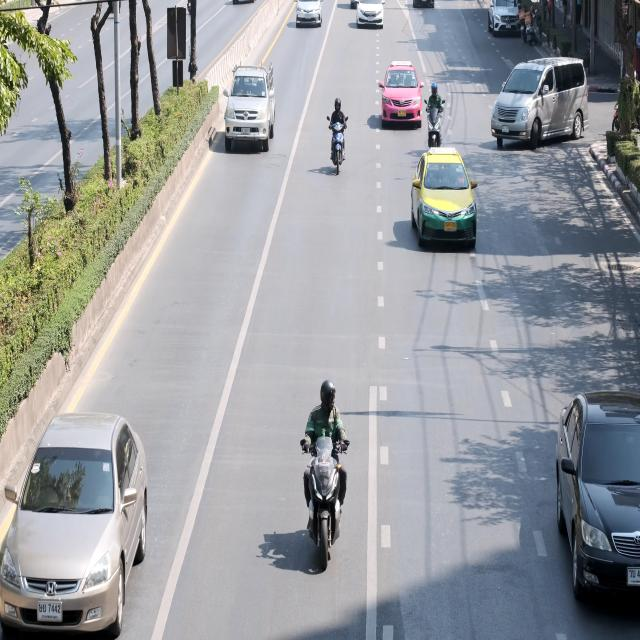
#> input picture y02_halftone_rgb_project/input.jpg, 640 x 640 px
$ python halftone_rgb.py
#> lines starting #> are read from the running program, lines starting #| are printed output that depends on the picture
import cv2
import numpy as np
import matplotlib.pyplot as plt
from PIL import Image

def halftone_channel(img, block_size, type):
    if(type == 1):
        return floyd_steinberg_dither_gray(img)
    if(type == 2):
        return bayer_dither_gray(img, block_size)
    return halftone_gray(img, block_size)

def halftone_gray(img, block_size=8):
    h, w = img.shape
    output = np.zeros((h, w), dtype=np.uint8)
    for y in range(0, h, block_size):
        for x in range(0, w, block_size):
            block = img[y:y+block_size, x:x+block_size]
            mean_intensity = np.mean(block)
            radius = int((1 - mean_intensity / 255) * (block_size / 2))
            center = (x + block_size // 2, y + block_size // 2)
            cv2.circle(output, center, radius, 255, -1)
    return output

def halftone_rgb(image_path, block_size, type):
#> called with image_path = 'input.jpg', block_size = 8, type = 0
    img = cv2.imread(image_path)
#> img is the input picture: shape (640, 640, 3); mean B, G, R 158.2, 155, 152.3
    img = cv2.cvtColor(img, cv2.COLOR_BGR2RGB)
    r, g, b = cv2.split(img)
    r_h = halftone_channel(r, block_size, type)
#> after the loop in halftone_gray, `for y in range(0, h, block_size):`:
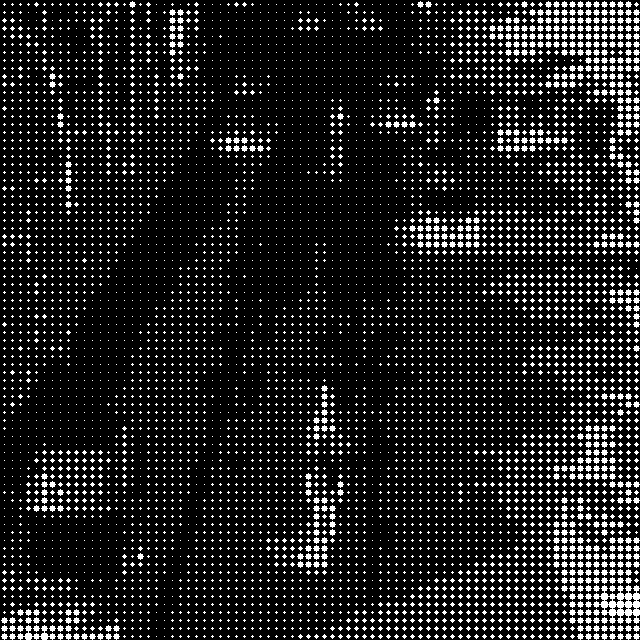
#> output: shape (640, 640); 12.2% white in thin lines or dots
    g_h = halftone_channel(g, block_size, type)
#> after the loop in halftone_gray (call 2), `for y in range(0, h, block_size):`: output: shape (640, 640); 11.5% white in thin lines or dots
    b_h = halftone_channel(b, block_size, type)
#> after the loop in halftone_gray (call 3), `for y in range(0, h, block_size):`: output: shape (640, 640); 10.6% white in thin lines or dots
    halftoned = cv2.merge([r_h, g_h, b_h])
    return img, halftoned

def floyd_steinberg_dither_gray(img):
    img = img.astype(np.float32)
    for y in range(img.shape[0]-1):
        for x in range(1, img.shape[1]-1):
            old = img[y, x]
            new = 0 if old < 128 else 255
            img[y, x] = new
            error = old - new
            img[y, x+1] += error * 7/16
            img[y+1, x-1] += error * 3/16
            img[y+1, x] += error * 5/16
            img[y+1, x+1] += error * 1/16
    return np.clip(img, 0, 255).astype(np.uint8)

def floyd_steinberg_dither(img):
    img = cv2.cvtColor(img, cv2.COLOR_BGR2GRAY)
    return floyd_steinberg_dither_gray(img);

def bayer_matrix(n):
    """Generate an n×n Bayer threshold matrix."""
    if n == 1:
        return np.array([[0]])
    smaller = bayer_matrix(n // 2)
    return np.block([
        [4 * smaller + 0, 4 * smaller + 2],
        [4 * smaller + 3, 4 * smaller + 1]
    ])

def bayer_dither_gray(img, matrix_size=8):
    """Apply Bayer (ordered) dithering to a grayscale image."""
    img = img.astype(np.float32) / 255.0  # normalize 0-1

    # Create Bayer matrix and normalize to 0–1
    M = bayer_matrix(matrix_size)
    M = (M + 0.5) / (matrix_size * matrix_size)

    # Tile matrix to image size
    tiled = np.tile(M, (img.shape[0] // matrix_size + 1, img.shape[1] // matrix_size + 1))
    tiled = tiled[:img.shape[0], :img.shape[1]]

    # Apply thresholding
    dithered = (img > tiled).astype(np.uint8) * 255
    return dithered

def bayer_dither(image_path, matrix_size=8):
    """Apply Bayer (ordered) dithering to a grayscale image."""
    img = cv2.imread(image_path, cv2.IMREAD_GRAYSCALE)
    return bayer_dither_gray(img,matrix_size);

if __name__ == "__main__":
    input_path = "input.jpg"
    original, halftoned = halftone_rgb(input_path, block_size=8, type=0)
    plt.figure(figsize=(10,5))
    plt.subplot(1,2,1)
    plt.title("Original")
    plt.imshow(original)
    plt.axis("off")
    plt.subplot(1,2,2)
    plt.title("Halftoned RGB")
    plt.imshow(halftoned)
    plt.axis("off")
    plt.show()
    cv2.imwrite("halftoned_output.jpg", cv2.cvtColor(halftoned, cv2.COLOR_RGB2BGR))
    print("Halftoned image saved as halftoned_output.jpg")

    original, halftoned = halftone_rgb(input_path, block_size=8, type=1)
#> call 2 of halftone_rgb, with image_path = 'input.jpg', block_size = 8, type = 1
#> after the loop in floyd_steinberg_dither_gray (call 3), `for y in range(img.shape[0]-1):`:
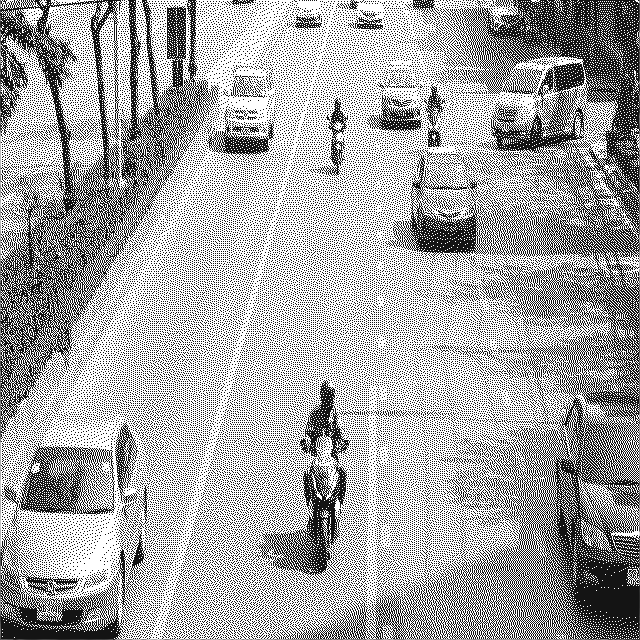
#> img: shape (640, 640) float32; min -21.76, max 255, mean 158.2; drawn with min black and max white
#> in halftone_rgb (call 2), `halftoned = cv2.merge([r_h, g_h, b_h])`:
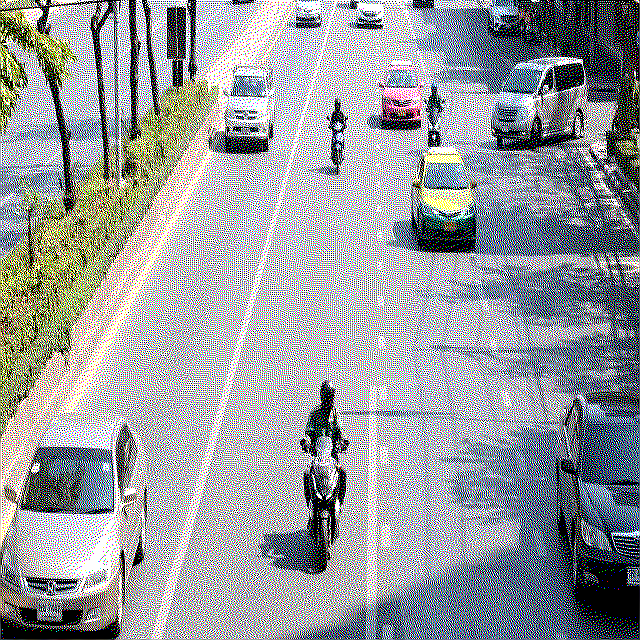
#> halftoned: shape (640, 640, 3); mean R, G, B 152.3, 155, 158.2
    cv2.imwrite("halftoned_floyd_output.jpg", cv2.cvtColor(halftoned, cv2.COLOR_RGB2BGR))

    original, halftoned = halftone_rgb(input_path, block_size=8, type=2)
#> call 3 of halftone_rgb, with image_path = 'input.jpg', block_size = 8, type = 2
#> in bayer_dither_gray, `dithered = (img > tiled).astype(np.uint8) * 255`: dithered: shape (640, 640); 59.7% white; black in thin lines or dots
#> in bayer_dither_gray (call 2), `dithered = (img > tiled).astype(np.uint8) * 255`: dithered: shape (640, 640); 60.7% white; black in thin lines or dots
#> in bayer_dither_gray (call 3), `dithered = (img > tiled).astype(np.uint8) * 255`: dithered: shape (640, 640); 62% white; black in thin lines or dots
#> in halftone_rgb (call 3), `halftoned = cv2.merge([r_h, g_h, b_h])`:
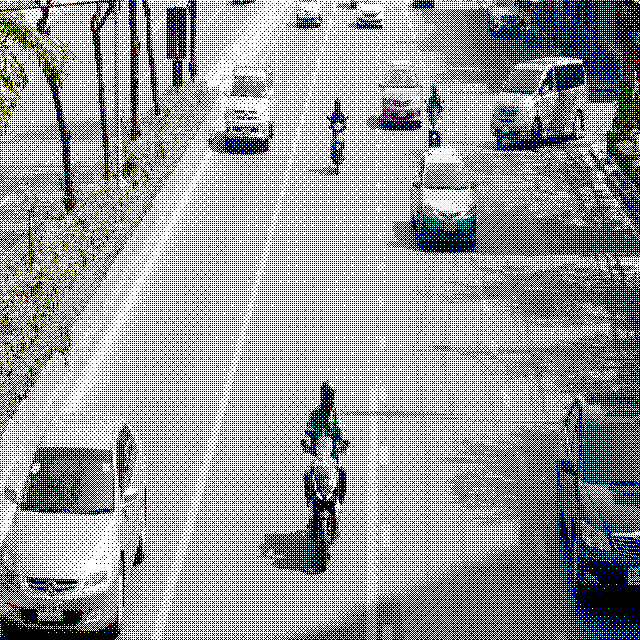
#> halftoned: shape (640, 640, 3); mean R, G, B 152.2, 154.9, 158
    cv2.imwrite("halftoned_bayer_output.jpg", cv2.cvtColor(halftoned, cv2.COLOR_RGB2BGR))

    halftoned = cv2.cvtColor(halftoned, cv2.COLOR_BGR2GRAY)
#> halftoned: shape (640, 640)
    _, bw = cv2.threshold(halftoned, 0, 255, cv2.THRESH_BINARY + cv2.THRESH_OTSU)
    cv2.imwrite("halftoned_bw_output.jpg", bw)

    # Convert to 1-bit format using Pillow
    bw_pil = Image.fromarray(bw).convert("1")  # "1" = 1-bit pixels, black and white
    # Save as monochrome
    bw_pil.save("halftoned_bw_output.bmp")

    img = cv2.imread("input.jpg");
    img = cv2.cvtColor(img, cv2.COLOR_BGR2GRAY)
    output = halftone_gray(img)
#> call 4 of halftone_gray, with block_size = 8
#> after the loop in halftone_gray (call 4), `for y in range(0, h, block_size):`:
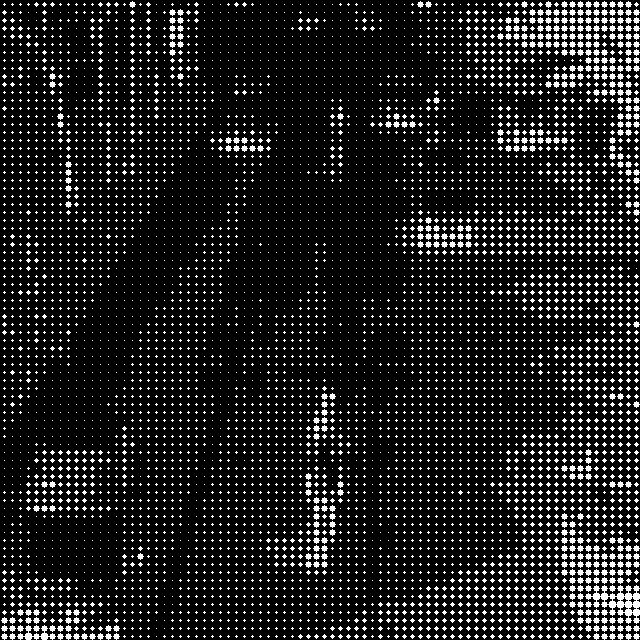
#> output: shape (640, 640); 11.5% white in thin lines or dots
    cv2.imwrite("halftone_gray_output.jpg", output)

    _, bw = cv2.threshold(output, 0, 255, cv2.THRESH_BINARY + cv2.THRESH_OTSU)
    cv2.imwrite("halftone_gray_bw_output.jpg", bw)

    # Convert to 1-bit format using Pillow
    bw_pil = Image.fromarray(bw).convert("1")  # "1" = 1-bit pixels, black and white
    # Save as monochrome
    bw_pil.save("halftone_gray_bw_output.bmp")

    img = cv2.imread("input.jpg");
    output = floyd_steinberg_dither(img)
#> after the loop in floyd_steinberg_dither_gray (call 4), `for y in range(img.shape[0]-1):`:
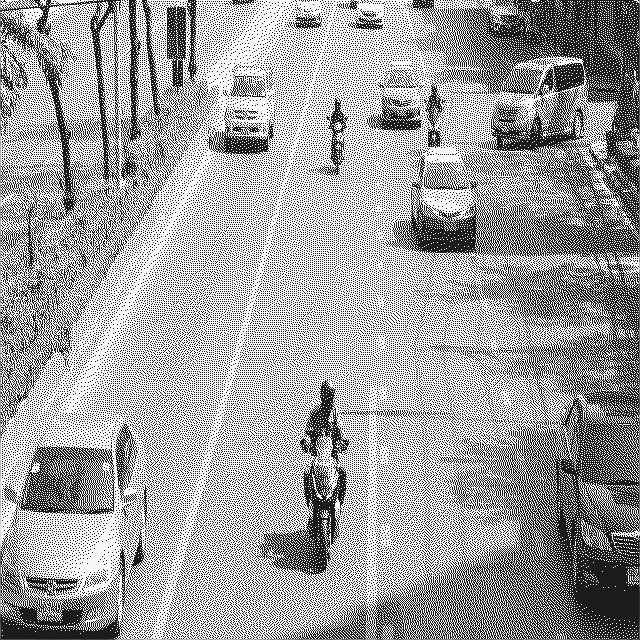
#> img: shape (640, 640) float32; min -33.16, max 263.7, mean 154.5; drawn with min black and max white
    cv2.imwrite("halftone_floyd_output.jpg", output)

    _, bw = cv2.threshold(output, 0, 255, cv2.THRESH_BINARY + cv2.THRESH_OTSU)
#> bw: shape (640, 640); 60.6% white; black in thin lines or dots
    cv2.imwrite("halftone_floyd_bw_output.jpg", bw)

    # Convert to 1-bit format using Pillow
    bw_pil = Image.fromarray(bw).convert("1")  # "1" = 1-bit pixels, black and white
    # Save as monochrome
    bw_pil.save("halftone_floyd_bw_output.bmp")

    output = bayer_dither("input.jpg", matrix_size=8)
#> call 4 of bayer_dither_gray, with matrix_size = 8
#> in bayer_dither_gray (call 4), `dithered = (img > tiled).astype(np.uint8) * 255`:
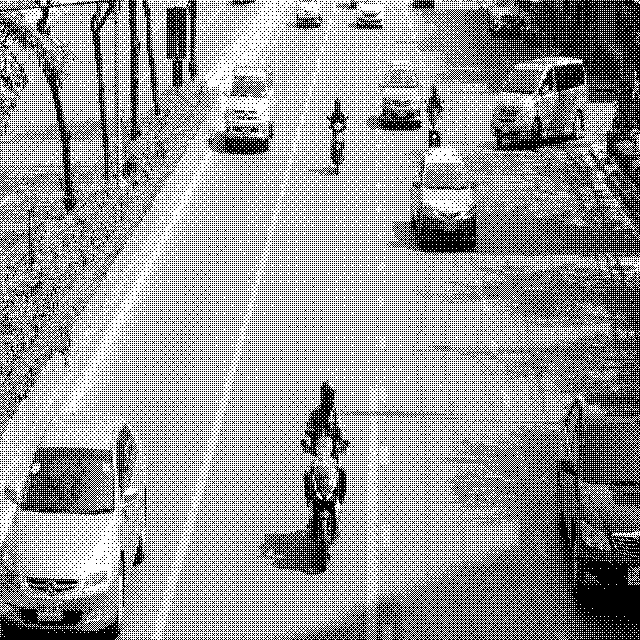
#> dithered: shape (640, 640); 60.6% white; black in thin lines or dots
    cv2.imwrite("halftone_bayer_output.jpg", output)

    _, bw = cv2.threshold(output, 0, 255, cv2.THRESH_BINARY + cv2.THRESH_OTSU)
    cv2.imwrite("halftone_bayer_bw_output.jpg", bw)

    # Convert to 1-bit format using Pillow
    bw_pil = Image.fromarray(bw).convert("1")  # "1" = 1-bit pixels, black and white
    # Save as monochrome
    bw_pil.save("halftone_bayer_bw_output.bmp")
